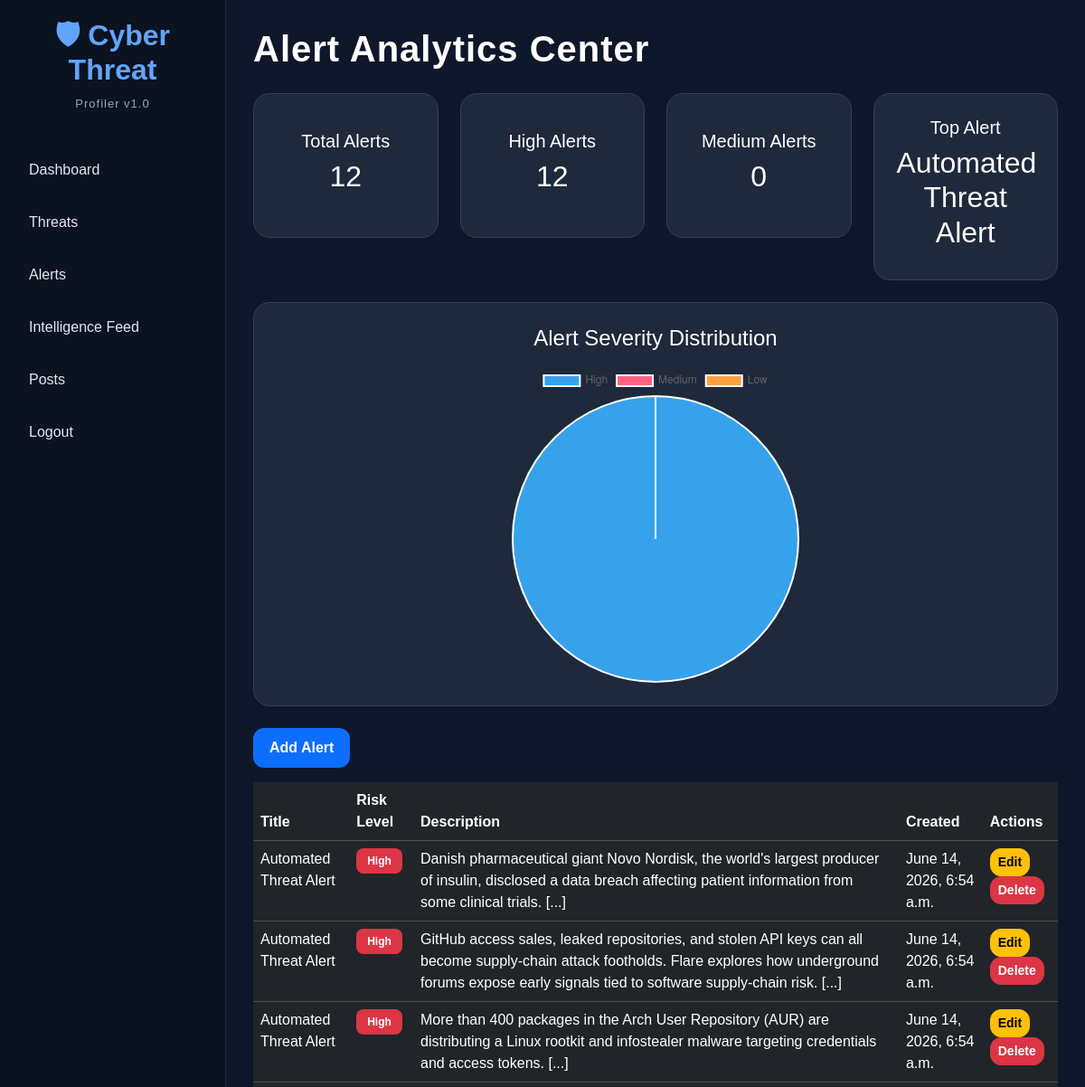
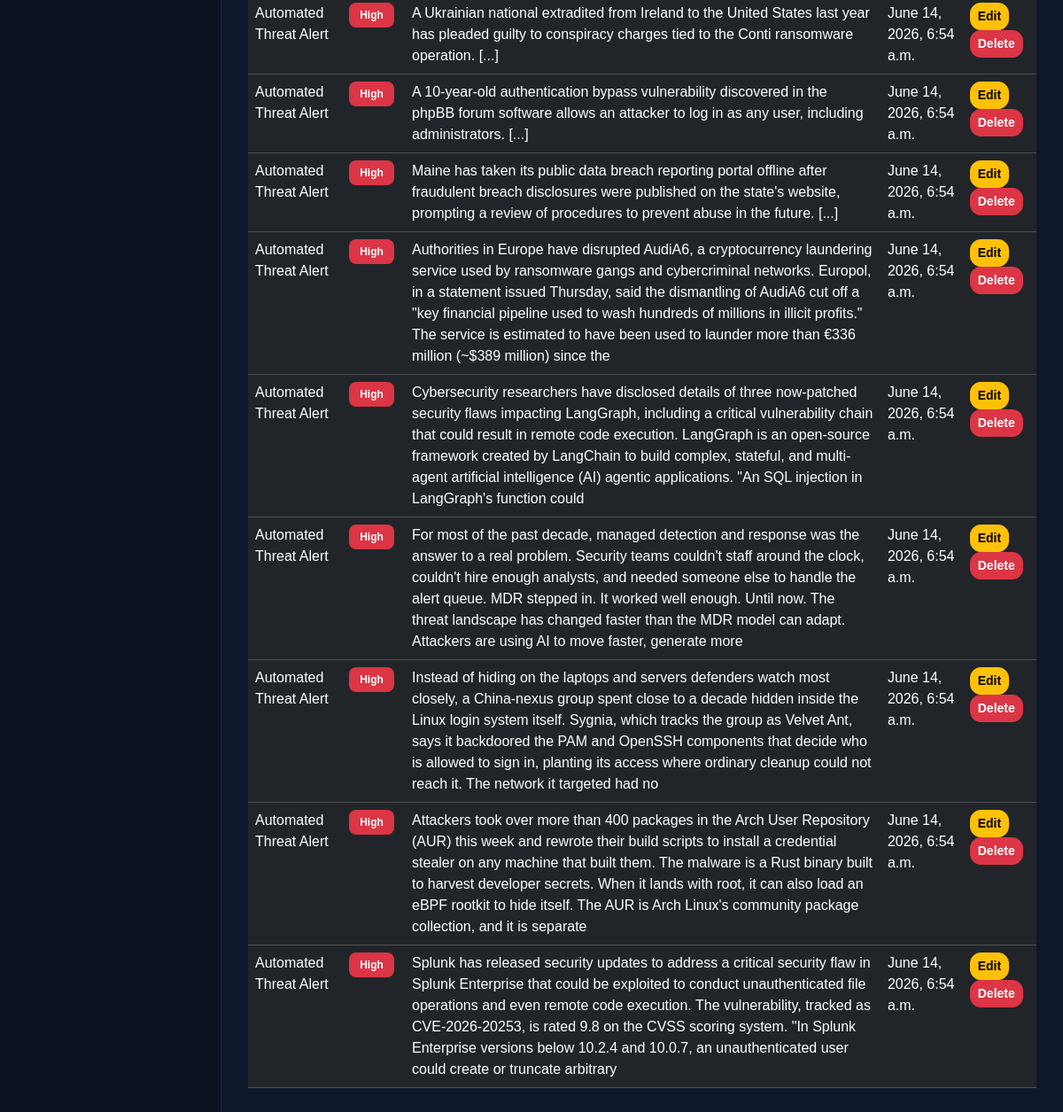
The app's page /alerts/ with its own data (2 pictures, top to bottom).
### alerts/models.py (models this page shows, shortened)
class Alert(models.Model):
    title = models.CharField(
        max_length=200
    )
    risk_level = models.CharField(
        max_length=50
    )
    description = models.TextField()
    created_at = models.DateTimeField(
        auto_now_add=True
    )

### alerts/views.py (the view)
# urls.py: path('', views.alert_list, name='alerts'),
def alert_list(request):
    alerts = Alert.objects.all().order_by(
        '-created_at'
    )
    total_alerts = Alert.objects.count()
    high_count = Alert.objects.filter(
        risk_level='High'
    ).count()
    medium_count = Alert.objects.filter(
        risk_level='Medium'
    ).count()
    low_count = Alert.objects.filter(
        risk_level='Low'
    ).count()
    title_list = []
    for alert in alerts:
        title_list.append(
            alert.title
        )
    title_counter = Counter(
        title_list
    )
    top_alert = "N/A"
    if title_counter:
        top_alert = max(
            title_counter,
            key=title_counter.get
        )
    return render(
        request,
        'alerts.html',
        {
            'alerts': alerts,
            'total_alerts': total_alerts,
            'high_count': high_count,
            'medium_count': medium_count,
            'low_count': low_count,
            'top_alert': top_alert
        }
    )

### templates/alerts.html (shortened to what this page needs)
{% extends 'base.html' %}
{% block content %}
<h1>Alert Analytics Center</h1>
<div class="row mb-4">
    <div class="col-md-3">
        <div class="card-box text-center">
            <h5>Total Alerts</h5>
            <h2>{{ total_alerts }}</h2>
        </div>
    </div>
    <div class="col-md-3">
        <div class="card-box text-center">
            <h5>High Alerts</h5>
            <h2>{{ high_count }}</h2>
        </div>
    </div>
    <div class="col-md-3">
        <div class="card-box text-center">
            <h5>Medium Alerts</h5>
            <h2>{{ medium_count }}</h2>
        </div>
    </div>
    <div class="col-md-3">
        <div class="card-box text-center">
            <h5>Top Alert</h5>
            <h2>{{ top_alert }}</h2>
        </div>
    </div>
</div>
<div class="card-box mb-4">
    <h4 class="mb-3">
        Alert Severity Distribution
    </h4>
    <canvas id="alertChart"></canvas>
</div>
<a href="/alerts/add/"
   class="btn btn-primary mb-3">
    Add Alert
</a>
<table class="table table-dark">
    <thead>
        <tr>
            <th>Title</th>
            <th>Risk Level</th>
            <th>Description</th>
            <th>Created</th>
            <th>Actions</th>
        </tr>
    </thead>
    <tbody>
        {% for alert in alerts %}
        <tr>
            <td>{{ alert.title }}</td>
            <td>
                {% if alert.risk_level == "High" %}
                    <span class="badge bg-danger">
                        {{ alert.risk_level }}
                    </span>
                {% elif alert.risk_level == "Medium" %}
                    <span class="badge bg-warning text-dark">
                        {{ alert.risk_level }}
                    </span>
                {% else %}
                    <span class="badge bg-success">
                        {{ alert.risk_level }}
                    </span>
                {% endif %}
            </td>
            <td>{{ alert.description }}</td>
            <td>{{ alert.created_at }}</td>
            <td>
                <a href="/alerts/edit/{{ alert.id }}/"
                   class="btn btn-warning btn-sm">
                    Edit
                </a>
                <a href="/alerts/delete/{{ alert.id }}/"
                   class="btn btn-danger btn-sm">
                    Delete
                </a>
            </td>
        </tr>
        {% endfor %}
    </tbody>
</table>
<script>
document.addEventListener('DOMContentLoaded', function() {
    const ctx =
        document.getElementById(
            'alertChart'
        );
    if (ctx) {
        new Chart(ctx, {
            type: 'pie',
            data: {
                labels: [
                    'High',
                    'Medium',
                    'Low'
                ],
                datasets: [{
                    data: [
                        {{ high_count }},
                        {{ medium_count }},
                        {{ low_count }}
                    ]
                }]
            }
        });
    }
});
</script>
{% endblock %}

### static/css/style.css (style rules this page uses)
body { margin:0; background:#0f172a; color:white; font-family:Arial, sans-serif; }
h1 { font-weight:700; margin-bottom:25px; letter-spacing:1px; }
.card-box { background:#1e293b; padding:25px; border-radius:18px; text-align:center; min-height:160px; display:flex; flex-direction:column; justify-content:center; transition:0.4s; border:1px solid #334155; }
.table { border: radius 15px; overflow:hidden; }
.table thead { background:#1e293b; }
.table tbody tr { transition:0.3s; }
.btn { border-radius:12px !important; font-weight:600; transition:0.3s; }
.btn-primary { border:none; border-radius:10px; padding:10px 18px; transition:0.3s; }
canvas { max-height:350px; }
.badge { padding:8px 12px; border-radius:8px; }
.card-box, .hero-banner, .table { animation:fadeIn 0.5s ease; }

### records on screen
Alert: title "Automated Threat Alert", risk_level "High", description "Danish pharmaceutical giant Novo Nordisk, the world's largest producer of insulin, disclosed a data breach affecting patient information from some clinical trials. [...]", created_at "June 14, 2026, 6:54 a.m."
Alert: title "Automated Threat Alert", risk_level "High", description "GitHub access sales, leaked repositories, and stolen API keys can all become supply-chain attack footholds. Flare explores how underground forums expose early signals tied to software supply-chain risk. [...]", created_at "June 14, 2026, 6:54 a.m."
Alert: title "Automated Threat Alert", risk_level "High", description "More than 400 packages in the Arch User Repository (AUR) are distributing a Linux rootkit and infostealer malware targeting credentials and access tokens. [...]", created_at "June 14, 2026, 6:54 a.m."
Alert: title "Automated Threat Alert", risk_level "High", description "A Ukrainian national extradited from Ireland to the United States last year has pleaded guilty to conspiracy charges tied to the Conti ransomware operation. [...]", created_at "June 14, 2026, 6:54 a.m."
Alert: title "Automated Threat Alert", risk_level "High", description "A 10-year-old authentication bypass vulnerability discovered in the phpBB forum software allows an attacker to log in as any user, including administrators. [...]", created_at "June 14, 2026, 6:54 a.m."
Alert: title "Automated Threat Alert", risk_level "High", description "Maine has taken its public data breach reporting portal offline after fraudulent breach disclosures were published on the state's website, prompting a review of procedures to prevent abuse in the future. [...]", created_at "June 14, 2026, 6:54 a.m."
Alert: title "Automated Threat Alert", risk_level "High", description "Authorities in Europe have disrupted AudiA6, a cryptocurrency laundering service used by ransomware gangs and cybercriminal networks. Europol, in a statement issued Thursday, said the dismantling of AudiA6 cut off a \"key financial pipeline used to wash hundreds of millions in illicit profits.\" The service is estimated to have been used to launder more than €336 million (~$389 million) since the", created_at "June 14, 2026, 6:54 a.m."
Alert: title "Automated Threat Alert", risk_level "High", description "Cybersecurity researchers have disclosed details of three now-patched security flaws impacting LangGraph, including a critical vulnerability chain that could result in remote code execution. LangGraph is an open-source framework created by LangChain to build complex, stateful, and multi-agent artificial intelligence (AI) agentic applications. \"An SQL injection in LangGraph's function could", created_at "June 14, 2026, 6:54 a.m."
Alert: title "Automated Threat Alert", risk_level "High", description "For most of the past decade, managed detection and response was the answer to a real problem. Security teams couldn't staff around the clock, couldn't hire enough analysts, and needed someone else to handle the alert queue. MDR stepped in. It worked well enough. Until now. The threat landscape has changed faster than the MDR model can adapt. Attackers are using AI to move faster, generate more", created_at "June 14, 2026, 6:54 a.m."
Alert: title "Automated Threat Alert", risk_level "High", description "Instead of hiding on the laptops and servers defenders watch most closely, a China-nexus group spent close to a decade hidden inside the Linux login system itself. Sygnia, which tracks the group as Velvet Ant, says it backdoored the PAM and OpenSSH components that decide who is allowed to sign in, planting its access where ordinary cleanup could not reach it. The network it targeted had no", created_at "June 14, 2026, 6:54 a.m."
Alert: title "Automated Threat Alert", risk_level "High", description "Attackers took over more than 400 packages in the Arch User Repository (AUR) this week and rewrote their build scripts to install a credential stealer on any machine that built them. The malware is a Rust binary built to harvest developer secrets. When it lands with root, it can also load an eBPF rootkit to hide itself. The AUR is Arch Linux's community package collection, and it is separate", created_at "June 14, 2026, 6:54 a.m."
Alert: title "Automated Threat Alert", risk_level "High", description "Splunk has released security updates to address a critical security flaw in Splunk Enterprise that could be exploited to conduct unauthenticated file operations and even remote code execution. The vulnerability, tracked as CVE-2026-20253, is rated 9.8 on the CVSS scoring system. \"In Splunk Enterprise versions below 10.2.4 and 10.0.7, an unauthenticated user could create or truncate arbitrary", created_at "June 14, 2026, 6:54 a.m."

### other values on screen
{{ total_alerts }} "12"
{{ high_count }} "12"
{{ medium_count }} "0"
chart data {{ medium_count }} 0
chart data {{ low_count }} 0
